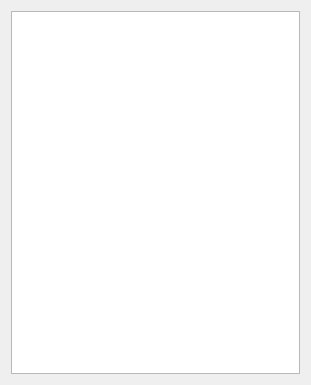
<?xml version="1.0" encoding="UTF-8"?>
<ui version="4.0">
 <class>LogPage</class>
 <widget class="QWidget" name="LogPage">
  <property name="geometry">
   <rect>
    <x>0</x>
    <y>0</y>
    <width>311</width>
    <height>385</height>
   </rect>
  </property>
  <property name="windowTitle">
   <string>Log</string>
  </property>
  <layout class="QGridLayout" name="gridLayout">
   <item row="0" column="0">
    <widget class="QPlainTextEdit" name="log"/>
   </item>
  </layout>
 </widget>
 <resources/>
 <connections/>
</ui>
